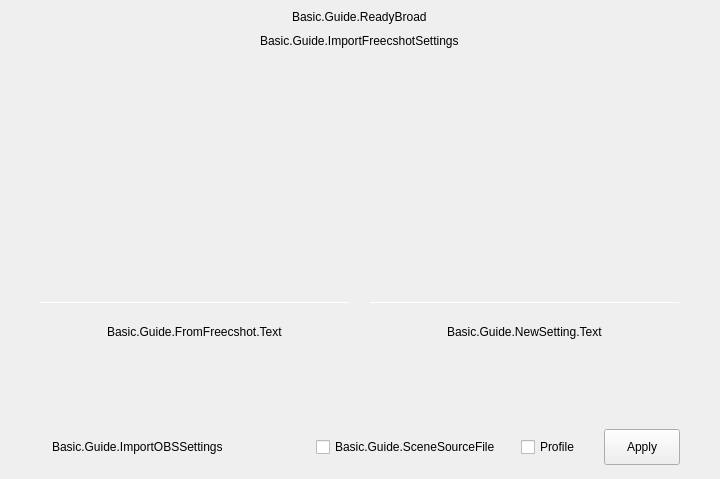
     <widget class="QWidget" name="page_ChooseImport">
      <layout class="QVBoxLayout" name="verticalLayout">
       <property name="spacing">
        <number>0</number>
       </property>
       <property name="leftMargin">
        <number>0</number>
       </property>
       <property name="topMargin">
        <number>0</number>
       </property>
       <property name="rightMargin">
        <number>0</number>
       </property>
       <property name="bottomMargin">
        <number>0</number>
       </property>
       <item>
        <widget class="QWidget" name="widget_FreecShotSettings" native="true">
         <layout class="QVBoxLayout" name="verticalLayout_9">
          <property name="spacing">
           <number>0</number>
          </property>
          <property name="leftMargin">
           <number>40</number>
          </property>
          <property name="topMargin">
           <number>10</number>
          </property>
          <property name="rightMargin">
           <number>40</number>
          </property>
          <property name="bottomMargin">
           <number>53</number>
          </property>
          <item>
           <widget class="QWidget" name="widget_TitleArea" native="true">
            <layout class="QVBoxLayout" name="verticalLayout_2">
             <property name="spacing">
              <number>10</number>
             </property>
             <property name="leftMargin">
              <number>0</number>
             </property>
             <property name="topMargin">
              <number>0</number>
             </property>
             <property name="rightMargin">
              <number>0</number>
             </property>
             <property name="bottomMargin">
              <number>0</number>
             </property>
             <item alignment="Qt::AlignHCenter">
              <widget class="QLabel" name="label_ReadyBroad">
               <property name="text">
                <string>Basic.Guide.ReadyBroad</string>
               </property>
              </widget>
             </item>
             <item alignment="Qt::AlignHCenter">
              <widget class="QLabel" name="label_GetFreecShotSettings">
               <property name="text">
                <string>Basic.Guide.ImportFreecshotSettings</string>
               </property>
              </widget>
             </item>
            </layout>
           </widget>
          </item>
          <item>
           <spacer name="verticalSpacer">
            <property name="orientation">
             <enum>Qt::Vertical</enum>
            </property>
            <property name="sizeType">
             <enum>QSizePolicy::Fixed</enum>
            </property>
            <property name="sizeHint" stdset="0">
             <size>
              <width>20</width>
              <height>24</height>
             </size>
            </property>
           </spacer>
          </item>
          <item>
           <widget class="QWidget" name="widget_ChooseSetting" native="true">
            <property name="maximumSize">
             <size>
              <width>16777215</width>
              <height>290</height>
             </size>
            </property>
            <layout class="QHBoxLayout" name="horizontalLayout">
             <property name="spacing">
              <number>20</number>
             </property>
             <property name="leftMargin">
              <number>0</number>
             </property>
             <property name="topMargin">
              <number>0</number>
             </property>
             <property name="rightMargin">
              <number>0</number>
             </property>
             <property name="bottomMargin">
              <number>0</number>
             </property>
             <item>
              <widget class="AFQHoverWidget" name="widgetHover_FromFreecshot" native="true">
               <property name="sizePolicy">
                <sizepolicy hsizetype="Fixed" vsizetype="Fixed">
                 <horstretch>0</horstretch>
                 <verstretch>0</verstretch>
                </sizepolicy>
               </property>
               <property name="minimumSize">
                <size>
                 <width>310</width>
                 <height>290</height>
                </size>
               </property>
               <property name="maximumSize">
                <size>
                 <width>310</width>
                 <height>290</height>
                </size>
               </property>
               <layout class="QVBoxLayout" name="verticalLayout_7">
                <property name="spacing">
                 <number>0</number>
                </property>
                <property name="leftMargin">
                 <number>0</number>
                </property>
                <property name="topMargin">
                 <number>0</number>
                </property>
                <property name="rightMargin">
                 <number>0</number>
                </property>
                <property name="bottomMargin">
                 <number>0</number>
                </property>
                <item>
                 <widget class="QWidget" name="widget_FreecShotImgArea" native="true">
                  <property name="sizePolicy">
                   <sizepolicy hsizetype="Expanding" vsizetype="Fixed">
                    <horstretch>0</horstretch>
                    <verstretch>0</verstretch>
                   </sizepolicy>
                  </property>
                  <property name="minimumSize">
                   <size>
                    <width>0</width>
                    <height>230</height>
                   </size>
                  </property>
                  <property name="maximumSize">
                   <size>
                    <width>16777215</width>
                    <height>250</height>
                   </size>
                  </property>
                  <layout class="QHBoxLayout" name="horizontalLayout_4">
                   <property name="spacing">
                    <number>0</number>
                   </property>
                   <property name="leftMargin">
                    <number>0</number>
                   </property>
                   <property name="topMargin">
                    <number>0</number>
                   </property>
                   <property name="rightMargin">
                    <number>0</number>
                   </property>
                   <property name="bottomMargin">
                    <number>0</number>
                   </property>
                   <item>
                    <widget class="QLabel" name="label_FreecShotImg">
                     <property name="sizePolicy">
                      <sizepolicy hsizetype="Fixed" vsizetype="Fixed">
                       <horstretch>0</horstretch>
                       <verstretch>0</verstretch>
                      </sizepolicy>
                     </property>
                     <property name="minimumSize">
                      <size>
                       <width>200</width>
                       <height>50</height>
                      </size>
                     </property>
                     <property name="maximumSize">
                      <size>
                       <width>200</width>
                       <height>50</height>
                      </size>
                     </property>
                     <property name="text">
                      <string/>
                     </property>
                    </widget>
                   </item>
                  </layout>
                 </widget>
                </item>
                <item>
                 <widget class="Line" name="line_FreecShot">
                  <property name="minimumSize">
                   <size>
                    <width>0</width>
                    <height>1</height>
                   </size>
                  </property>
                  <property name="maximumSize">
                   <size>
                    <width>16777215</width>
                    <height>1</height>
                   </size>
                  </property>
                  <property name="orientation">
                   <enum>Qt::Horizontal</enum>
                  </property>
                 </widget>
                </item>
                <item alignment="Qt::AlignHCenter|Qt::AlignVCenter">
                 <widget class="QLabel" name="label_FromFreecShotButtonText">
                  <property name="minimumSize">
                   <size>
                    <width>0</width>
                    <height>40</height>
                   </size>
                  </property>
                  <property name="maximumSize">
                   <size>
                    <width>16777215</width>
                    <height>40</height>
                   </size>
                  </property>
                  <property name="text">
                   <string>Basic.Guide.FromFreecshot.Text</string>
                  </property>
                 </widget>
                </item>
               </layout>
              </widget>
             </item>
             <item>
              <widget class="AFQHoverWidget" name="widgetHover_NewSetting" native="true">
               <property name="sizePolicy">
                <sizepolicy hsizetype="Fixed" vsizetype="Fixed">
                 <horstretch>0</horstretch>
                 <verstretch>0</verstretch>
                </sizepolicy>
               </property>
               <property name="minimumSize">
                <size>
                 <width>310</width>
                 <height>290</height>
                </size>
               </property>
               <property name="maximumSize">
                <size>
                 <width>310</width>
                 <height>290</height>
                </size>
               </property>
               <layout class="QVBoxLayout" name="verticalLayout_8">
                <property name="spacing">
                 <number>0</number>
                </property>
                <property name="leftMargin">
                 <number>0</number>
                </property>
                <property name="topMargin">
                 <number>0</number>
                </property>
                <property name="rightMargin">
                 <number>0</number>
                </property>
                <property name="bottomMargin">
                 <number>0</number>
                </property>
                <item>
                 <widget class="QWidget" name="widget_SoopImgArea" native="true">
                  <property name="sizePolicy">
                   <sizepolicy hsizetype="Expanding" vsizetype="Fixed">
                    <horstretch>0</horstretch>
                    <verstretch>0</verstretch>
                   </sizepolicy>
                  </property>
                  <property name="minimumSize">
                   <size>
                    <width>0</width>
                    <height>230</height>
                   </size>
                  </property>
                  <property name="maximumSize">
                   <size>
                    <width>16777215</width>
                    <height>230</height>
                   </size>
                  </property>
                  <layout class="QHBoxLayout" name="horizontalLayout_5">
                   <property name="spacing">
                    <number>0</number>
                   </property>
                   <property name="leftMargin">
                    <number>0</number>
                   </property>
                   <property name="topMargin">
                    <number>0</number>
                   </property>
                   <property name="rightMargin">
                    <number>0</number>
                   </property>
                   <property name="bottomMargin">
                    <number>0</number>
                   </property>
                   <item alignment="Qt::AlignHCenter|Qt::AlignVCenter">
                    <widget class="QLabel" name="label_SoopImg">
                     <property name="sizePolicy">
                      <sizepolicy hsizetype="Fixed" vsizetype="Fixed">
                       <horstretch>0</horstretch>
                       <verstretch>0</verstretch>
                      </sizepolicy>
                     </property>
                     <property name="minimumSize">
                      <size>
                       <width>200</width>
                       <height>50</height>
                      </size>
                     </property>
                     <property name="maximumSize">
                      <size>
                       <width>200</width>
                       <height>50</height>
                      </size>
                     </property>
                     <property name="text">
                      <string/>
                     </property>
                    </widget>
                   </item>
                  </layout>
                 </widget>
                </item>
                <item>
                 <widget class="Line" name="line_NewSettings">
                  <property name="minimumSize">
                   <size>
                    <width>0</width>
                    <height>1</height>
                   </size>
                  </property>
                  <property name="maximumSize">
                   <size>
                    <width>16777215</width>
                    <height>1</height>
                   </size>
                  </property>
                  <property name="orientation">
                   <enum>Qt::Horizontal</enum>
                  </property>
                 </widget>
                </item>
                <item alignment="Qt::AlignHCenter|Qt::AlignVCenter">
                 <widget class="QLabel" name="label_NewSettingButtonText">
                  <property name="minimumSize">
                   <size>
                    <width>0</width>
                    <height>40</height>
                   </size>
                  </property>
                  <property name="maximumSize">
                   <size>
                    <width>16777215</width>
                    <height>40</height>
                   </size>
                  </property>
                  <property name="text">
                   <string>Basic.Guide.NewSetting.Text</string>
                  </property>
                 </widget>
                </item>
               </layout>
              </widget>
             </item>
            </layout>
           </widget>
          </item>
         </layout>
        </widget>
       </item>
       <item>
        <widget class="QWidget" name="widget_OBSSettings" native="true">
         <property name="sizePolicy">
          <sizepolicy hsizetype="Preferred" vsizetype="Preferred">
           <horstretch>0</horstretch>
           <verstretch>0</verstretch>
          </sizepolicy>
         </property>
         <property name="minimumSize">
          <size>
           <width>0</width>
           <height>64</height>
          </size>
         </property>
         <property name="maximumSize">
          <size>
           <width>16777215</width>
           <height>64</height>
          </size>
         </property>
         <layout class="QHBoxLayout" name="horizontalLayout_8">
          <property name="spacing">
           <number>24</number>
          </property>
          <property name="leftMargin">
           <number>40</number>
          </property>
          <property name="topMargin">
           <number>14</number>
          </property>
          <property name="rightMargin">
           <number>40</number>
          </property>
          <property name="bottomMargin">
           <number>14</number>
          </property>
          <item>
           <layout class="QHBoxLayout" name="horizontalLayout_12">
            <property name="spacing">
             <number>8</number>
            </property>
            <property name="rightMargin">
             <number>0</number>
            </property>
            <item>
             <widget class="QLabel" name="label_GreyDot">
              <property name="sizePolicy">
               <sizepolicy hsizetype="Fixed" vsizetype="Fixed">
                <horstretch>0</horstretch>
                <verstretch>0</verstretch>
               </sizepolicy>
              </property>
              <property name="minimumSize">
               <size>
                <width>4</width>
                <height>4</height>
               </size>
              </property>
              <property name="maximumSize">
               <size>
                <width>4</width>
                <height>4</height>
               </size>
              </property>
              <property name="text">
               <string/>
              </property>
             </widget>
            </item>
            <item>
             <widget class="QLabel" name="label_GetObsSettings">
              <property name="sizePolicy">
               <sizepolicy hsizetype="Expanding" vsizetype="Preferred">
                <horstretch>0</horstretch>
                <verstretch>0</verstretch>
               </sizepolicy>
              </property>
              <property name="text">
               <string>Basic.Guide.ImportOBSSettings</string>
              </property>
             </widget>
            </item>
           </layout>
          </item>
          <item>
           <layout class="QHBoxLayout" name="horizontalLayout_9">
            <property name="spacing">
             <number>20</number>
            </property>
            <property name="leftMargin">
             <number>0</number>
            </property>
            <item>
             <widget class="QCheckBox" name="checkBox_FromOBSScene">
              <property name="text">
               <string>Basic.Guide.SceneSourceFile</string>
              </property>
             </widget>
            </item>
            <item>
             <widget class="QCheckBox" name="checkBox_FromOBSProfile">
              <property name="text">
               <string>Profile</string>
              </property>
             </widget>
            </item>
           </layout>
          </item>
          <item>
           <widget class="QPushButton" name="pushButton_ApplyOBSSettings">
            <property name="sizePolicy">
             <sizepolicy hsizetype="Fixed" vsizetype="Fixed">
              <horstretch>0</horstretch>
              <verstretch>0</verstretch>
             </sizepolicy>
            </property>
            <property name="minimumSize">
             <size>
              <width>76</width>
              <height>36</height>
             </size>
            </property>
            <property name="maximumSize">
             <size>
              <width>76</width>
              <height>36</height>
             </size>
            </property>
            <property name="text">
             <string>Apply</string>
            </property>
           </widget>
          </item>
         </layout>
        </widget>
       </item>
      </layout>
     </widget>
